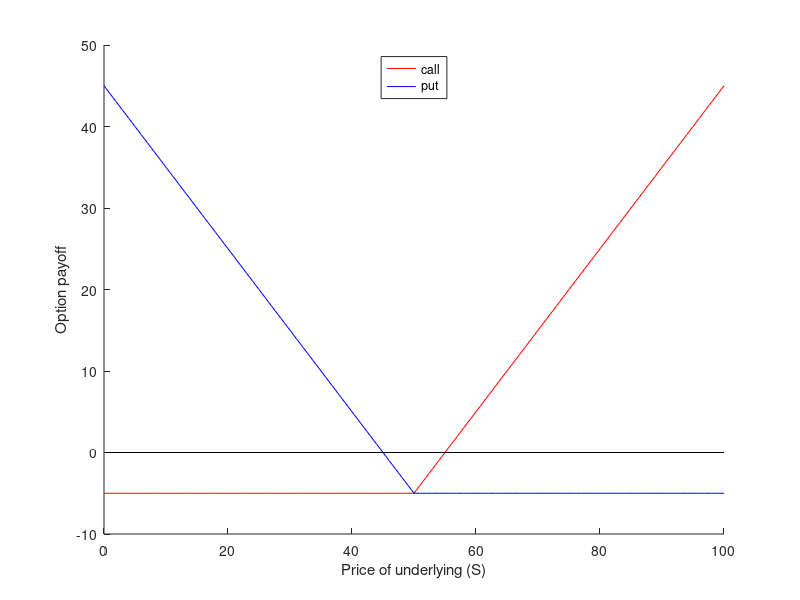
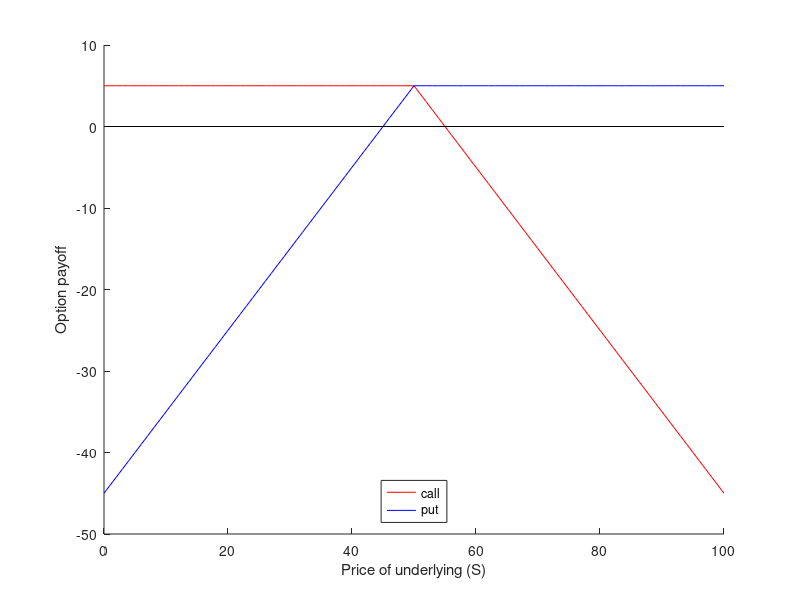
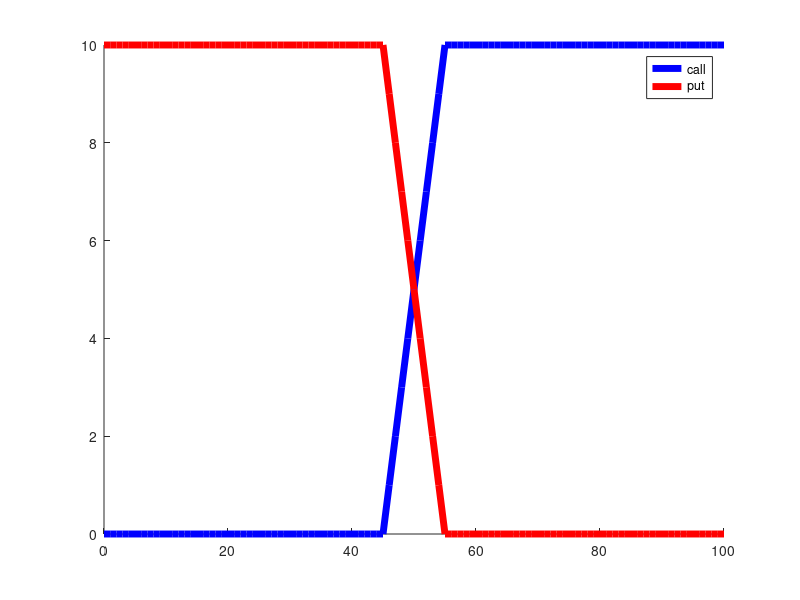
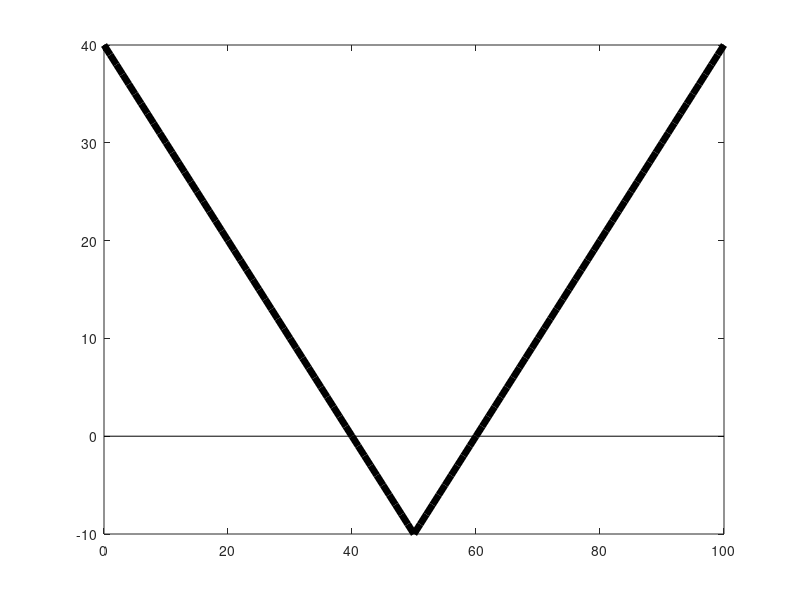

Here is the MATLAB script that generated these plots, in order:
%% initial values
s = 0:100; % stock price
k = 50;    % strike
o = 5;     % premium

%% Let's define functions for call and put profits
Bc = max(s-k, 0)-o;
Bp = max(k-s, 0)-o;
hold on
plot(s,Bc,'-r');
plot(s,Bp,'-b');
line([100 0],[0 0],'color','black')
xlabel('Price of underlying (S)');
ylabel('Option payoff');
legend('call','put','location','north');
hold off

%% same idea for sold calls and puts
Sc = min(k-s, 0)+o;
Sp = min(s-k, 0)+o;
figure
hold on
plot(s,Sc,'-r');
plot(s,Sp,'-b');
line([100 0],[0 0],'color','black')
line([100 0],[0 0],'color','black')
xlabel('Price of underlying (S)');
ylabel('Option payoff');
legend('call','put','location','south');
hold off

%% call and put spread
k1 = 45;
k2 = 55;
figure
hold on
plot(s, max(s-k1, 0)-o + min(k2-s, 0)+o, '-b', 'linewidth',5); % buy call@45 sell call@55
plot(s, min(s-k1, 0)+o + max(k2-s, 0)-o, '-r', 'linewidth',5);
legend('call','put');

%% straddle
figure % call and put on same strike
plot(s, Bc + Bp,'color','black','linewidth',5);
line([100 0],[0 0],'color','black')

%% risk reversal
% long call with strike>spot, short put with strike below
figure
plot(s, max(s-k2, 0)-o + min(s-k1, 0)+o,'linewidth',5)
line([100 0],[0 0],'color','black')

%% butterfly
% long call with strike<spot, sell 2 calls atm, long call with strike >
% spot
figure
plot(s, max(s-k1, 0)-o + 2*(min(k-s, 0)+o) + max(s-k2, 0)-o,'linewidth',5)
line([100 0],[0 0],'color','black')